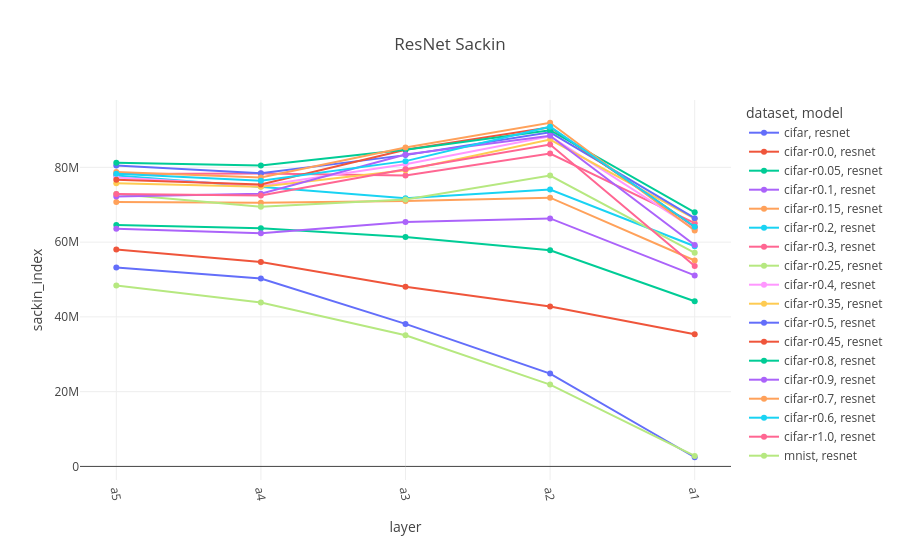

Source (notebook cell):
### Code cell
fig = px.line(resnet, x="layer", y="sackin_index", color="dataset", symbol="model", color_discrete_sequence=px.colors.qualitative.Plotly, title="ResNet Sackin")
fig.update_xaxes(tickangle=80)
# fig.update_yaxes(type="log")

### Figure 1 — Plotly figure (JSON) as saved in the notebook; plotly's stock layout.template omitted (floating-point values rounded to 4 significant figures)
{"data": [{"hovertemplate": "dataset=cifar<br>model=resnet<br>layer=%{x}<br>sackin_index=%{y}<extra></extra>", "legendgroup": "cifar, resnet", "line": {"color": "#636EFA", "dash": "solid"}, "marker": {"symbol": "circle"}, "mode": "lines+markers", "name": "cifar, resnet", "orientation": "v", "showlegend": true, "type": "scatter", "x": ["a5", "a4", "a3", "a2", "a1"], "xaxis": "x", "y": [53200000.0, 50280000.0, 38120000.0, 24830000.0, 2449000.0], "yaxis": "y"}, {"hovertemplate": "dataset=cifar-r0.0<br>model=resnet<br>layer=%{x}<br>sackin_index=%{y}<extra></extra>", "legendgroup": "cifar-r0.0, resnet", "line": {"color": "#EF553B", "dash": "solid"}, "marker": {"symbol": "circle"}, "mode": "lines+markers", "name": "cifar-r0.0, resnet", "orientation": "v", "showlegend": true, "type": "scatter", "x": ["a5", "a4", "a3", "a2", "a1"], "xaxis": "x", "y": [58020000.0, 54650000.0, 48080000.0, 42770000.0, 35360000.0], "yaxis": "y"}, {"hovertemplate": "dataset=cifar-r0.05<br>model=resnet<br>layer=%{x}<br>sackin_index=%{y}<extra></extra>", "legendgroup": "cifar-r0.05, resnet", "line": {"color": "#00CC96", "dash": "solid"}, "marker": {"symbol": "circle"}, "mode": "lines+markers", "name": "cifar-r0.05, resnet", "orientation": "v", "showlegend": true, "type": "scatter", "x": ["a5", "a4", "a3", "a2", "a1"], "xaxis": "x", "y": [64550000.0, 63740000.0, 61350000.0, 57800000.0, 44170000.0], "yaxis": "y"}, {"hovertemplate": "dataset=cifar-r0.1<br>model=resnet<br>layer=%{x}<br>sackin_index=%{y}<extra></extra>", "legendgroup": "cifar-r0.1, resnet", "line": {"color": "#AB63FA", "dash": "solid"}, "marker": {"symbol": "circle"}, "mode": "lines+markers", "name": "cifar-r0.1, resnet", "orientation": "v", "showlegend": true, "type": "scatter", "x": ["a5", "a4", "a3", "a2", "a1"], "xaxis": "x", "y": [63590000.0, 62350000.0, 65360000.0, 66350000.0, 51090000.0], "yaxis": "y"}, {"hovertemplate": "dataset=cifar-r0.15<br>model=resnet<br>layer=%{x}<br>sackin_index=%{y}<extra></extra>", "legendgroup": "cifar-r0.15, resnet", "line": {"color": "#FFA15A", "dash": "solid"}, "marker": {"symbol": "circle"}, "mode": "lines+markers", "name": "cifar-r0.15, resnet", "orientation": "v", "showlegend": true, "type": "scatter", "x": ["a5", "a4", "a3", "a2", "a1"], "xaxis": "x", "y": [70710000.0, 70550000.0, 70980000.0, 71900000.0, 55090000.0], "yaxis": "y"}, {"hovertemplate": "dataset=cifar-r0.2<br>model=resnet<br>layer=%{x}<br>sackin_index=%{y}<extra></extra>", "legendgroup": "cifar-r0.2, resnet", "line": {"color": "#19D3F3", "dash": "solid"}, "marker": {"symbol": "circle"}, "mode": "lines+markers", "name": "cifar-r0.2, resnet", "orientation": "v", "showlegend": true, "type": "scatter", "x": ["a5", "a4", "a3", "a2", "a1"], "xaxis": "x", "y": [77810000.0, 74880000.0, 71760000.0, 74080000.0, 58890000.0], "yaxis": "y"}, {"hovertemplate": "dataset=cifar-r0.3<br>model=resnet<br>layer=%{x}<br>sackin_index=%{y}<extra></extra>", "legendgroup": "cifar-r0.3, resnet", "line": {"color": "#FF6692", "dash": "solid"}, "marker": {"symbol": "circle"}, "mode": "lines+markers", "name": "cifar-r0.3, resnet", "orientation": "v", "showlegend": true, "type": "scatter", "x": ["a5", "a4", "a3", "a2", "a1"], "xaxis": "x", "y": [78200000.0, 78360000.0, 77800000.0, 83720000.0, 65070000.0], "yaxis": "y"}, {"hovertemplate": "dataset=cifar-r0.25<br>model=resnet<br>layer=%{x}<br>sackin_index=%{y}<extra></extra>", "legendgroup": "cifar-r0.25, resnet", "line": {"color": "#B6E880", "dash": "solid"}, "marker": {"symbol": "circle"}, "mode": "lines+markers", "name": "cifar-r0.25, resnet", "orientation": "v", "showlegend": true, "type": "scatter", "x": ["a5", "a4", "a3", "a2", "a1"], "xaxis": "x", "y": [72900000.0, 69470000.0, 71430000.0, 77800000.0, 57140000.0], "yaxis": "y"}, {"hovertemplate": "dataset=cifar-r0.4<br>model=resnet<br>layer=%{x}<br>sackin_index=%{y}<extra></extra>", "legendgroup": "cifar-r0.4, resnet", "line": {"color": "#FF97FF", "dash": "solid"}, "marker": {"symbol": "circle"}, "mode": "lines+markers", "name": "cifar-r0.4, resnet", "orientation": "v", "showlegend": true, "type": "scatter", "x": ["a5", "a4", "a3", "a2", "a1"], "xaxis": "x", "y": [77260000.0, 75100000.0, 80820000.0, 88320000.0, 63470000.0], "yaxis": "y"}, {"hovertemplate": "dataset=cifar-r0.35<br>model=resnet<br>layer=%{x}<br>sackin_index=%{y}<extra></extra>", "legendgroup": "cifar-r0.35, resnet", "line": {"color": "#FECB52", "dash": "solid"}, "marker": {"symbol": "circle"}, "mode": "lines+markers", "name": "cifar-r0.35, resnet", "orientation": "v", "showlegend": true, "type": "scatter", "x": ["a5", "a4", "a3", "a2", "a1"], "xaxis": "x", "y": [75750000.0, 74820000.0, 79210000.0, 87450000.0, 66290000.0], "yaxis": "y"}, {"hovertemplate": "dataset=cifar-r0.5<br>model=resnet<br>layer=%{x}<br>sackin_index=%{y}<extra></extra>", "legendgroup": "cifar-r0.5, resnet", "line": {"color": "#636EFA", "dash": "solid"}, "marker": {"symbol": "circle"}, "mode": "lines+markers", "name": "cifar-r0.5, resnet", "orientation": "v", "showlegend": true, "type": "scatter", "x": ["a5", "a4", "a3", "a2", "a1"], "xaxis": "x", "y": [80480000.0, 78460000.0, 83280000.0, 89380000.0, 66410000.0], "yaxis": "y"}, {"hovertemplate": "dataset=cifar-r0.45<br>model=resnet<br>layer=%{x}<br>sackin_index=%{y}<extra></extra>", "legendgroup": "cifar-r0.45, resnet", "line": {"color": "#EF553B", "dash": "solid"}, "marker": {"symbol": "circle"}, "mode": "lines+markers", "name": "cifar-r0.45, resnet", "orientation": "v", "showlegend": true, "type": "scatter", "x": ["a5", "a4", "a3", "a2", "a1"], "xaxis": "x", "y": [76690000.0, 75440000.0, 84700000.0, 90740000.0, 64060000.0], "yaxis": "y"}, {"hovertemplate": "dataset=cifar-r0.8<br>model=resnet<br>layer=%{x}<br>sackin_index=%{y}<extra></extra>", "legendgroup": "cifar-r0.8, resnet", "line": {"color": "#00CC96", "dash": "solid"}, "marker": {"symbol": "circle"}, "mode": "lines+markers", "name": "cifar-r0.8, resnet", "orientation": "v", "showlegend": true, "type": "scatter", "x": ["a5", "a4", "a3", "a2", "a1"], "xaxis": "x", "y": [81230000.0, 80470000.0, 84720000.0, 89930000.0, 67990000.0], "yaxis": "y"}, {"hovertemplate": "dataset=cifar-r0.9<br>model=resnet<br>layer=%{x}<br>sackin_index=%{y}<extra></extra>", "legendgroup": "cifar-r0.9, resnet", "line": {"color": "#AB63FA", "dash": "solid"}, "marker": {"symbol": "circle"}, "mode": "lines+markers", "name": "cifar-r0.9, resnet", "orientation": "v", "showlegend": true, "type": "scatter", "x": ["a5", "a4", "a3", "a2", "a1"], "xaxis": "x", "y": [72220000.0, 72970000.0, 83440000.0, 88450000.0, 59230000.0], "yaxis": "y"}, {"hovertemplate": "dataset=cifar-r0.7<br>model=resnet<br>layer=%{x}<br>sackin_index=%{y}<extra></extra>", "legendgroup": "cifar-r0.7, resnet", "line": {"color": "#FFA15A", "dash": "solid"}, "marker": {"symbol": "circle"}, "mode": "lines+markers", "name": "cifar-r0.7, resnet", "orientation": "v", "showlegend": true, "type": "scatter", "x": ["a5", "a4", "a3", "a2", "a1"], "xaxis": "x", "y": [78790000.0, 77280000.0, 85300000.0, 91940000.0, 63110000.0], "yaxis": "y"}, {"hovertemplate": "dataset=cifar-r0.6<br>model=resnet<br>layer=%{x}<br>sackin_index=%{y}<extra></extra>", "legendgroup": "cifar-r0.6, resnet", "line": {"color": "#19D3F3", "dash": "solid"}, "marker": {"symbol": "circle"}, "mode": "lines+markers", "name": "cifar-r0.6, resnet", "orientation": "v", "showlegend": true, "type": "scatter", "x": ["a5", "a4", "a3", "a2", "a1"], "xaxis": "x", "y": [78320000.0, 76430000.0, 81670000.0, 90880000.0, 64110000.0], "yaxis": "y"}, {"hovertemplate": "dataset=cifar-r1.0<br>model=resnet<br>layer=%{x}<br>sackin_index=%{y}<extra></extra>", "legendgroup": "cifar-r1.0, resnet", "line": {"color": "#FF6692", "dash": "solid"}, "marker": {"symbol": "circle"}, "mode": "lines+markers", "name": "cifar-r1.0, resnet", "orientation": "v", "showlegend": true, "type": "scatter", "x": ["a5", "a4", "a3", "a2", "a1"], "xaxis": "x", "y": [72870000.0, 72460000.0, 79510000.0, 86090000.0, 53630000.0], "yaxis": "y"}, {"hovertemplate": "dataset=mnist<br>model=resnet<br>layer=%{x}<br>sackin_index=%{y}<extra></extra>", "legendgroup": "mnist, resnet", "line": {"color": "#B6E880", "dash": "solid"}, "marker": {"symbol": "circle"}, "mode": "lines+markers", "name": "mnist, resnet", "orientation": "v", "showlegend": true, "type": "scatter", "x": ["a5", "a4", "a3", "a2", "a1"], "xaxis": "x", "y": [48370000.0, 43850000.0, 35090000.0, 21890000.0, 2802000.0], "yaxis": "y"}], "layout": {"legend": {"title": {"text": "dataset, model"}, "tracegroupgap": 0}, "title": {"text": "ResNet Sackin"}, "xaxis": {"anchor": "y", "domain": [0, 1], "tickangle": 80, "title": {"text": "layer"}}, "yaxis": {"anchor": "x", "domain": [0, 1], "title": {"text": "sackin_index"}}}}
